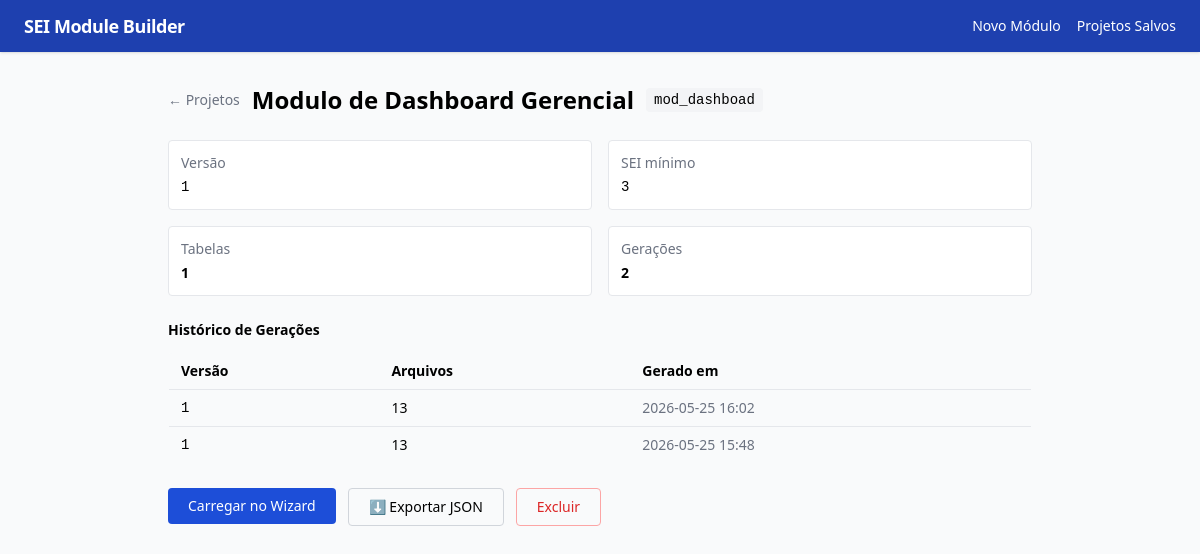
Page /projetos/1 on the earlier database version.
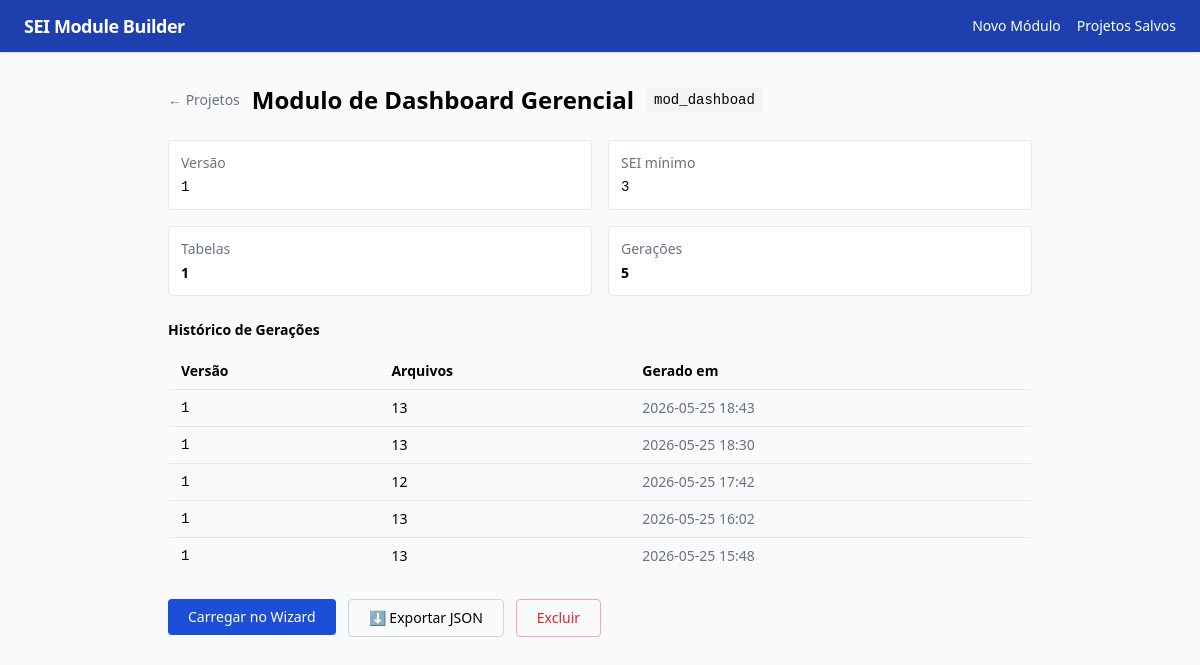
Same page on the later database version.
### tables this page shows
CREATE TABLE projetos (
    id           INTEGER PRIMARY KEY AUTOINCREMENT,
    slug         TEXT NOT NULL,
    nome         TEXT NOT NULL,
    definicao    TEXT NOT NULL,   -- JSON completo de ModuloDefinicao
    criado_em    TEXT NOT NULL,
    atualizado_em TEXT NOT NULL
);

CREATE TABLE geracoes (
    id           INTEGER PRIMARY KEY AUTOINCREMENT,
    projeto_id   INTEGER NOT NULL REFERENCES projetos(id) ON DELETE CASCADE,
    versao       TEXT NOT NULL,
    arquivos     INTEGER NOT NULL DEFAULT 0,
    gerado_em    TEXT NOT NULL
);

### main.py (the view)
@app.get("/projetos/{projeto_id}", response_class=HTMLResponse)
async def projeto_detalhe(request: Request, projeto_id: int):
    projeto = carregar_projeto(projeto_id)
    if not projeto:
        flash(request, "Projeto nÃƒÂƒÃ‚Â£o encontrado.")
        return RedirectResponse("/projetos", status_code=303)
    return templates.TemplateResponse(request, "projetos/detalhe.html", context={
        "flashes": get_flashes(request), "projeto": projeto,
    })

### templates/projetos/detalhe.html (shortened to what this page needs)
{% extends "base.html" %}
{% block content %}
<div class="flex items-center gap-3 mb-6">
  <a href="/projetos" class="text-gray-500 hover:text-gray-700 text-sm">← Projetos</a>
  <h1 class="text-2xl font-bold">{{ projeto.nome }}</h1>
  <code class="bg-gray-100 text-sm px-2 py-0.5 rounded">{{ projeto.slug }}</code>
</div>
<div class="grid grid-cols-2 gap-4 mb-6 text-sm">
  <div class="bg-white border rounded p-3">
    <p class="text-gray-500 mb-1">Versão</p>
    <p class="font-mono">{{ projeto.definicao.versao }}</p>
  </div>
  <div class="bg-white border rounded p-3">
    <p class="text-gray-500 mb-1">SEI mínimo</p>
    <p class="font-mono">{{ projeto.definicao.sei_versao_min }}</p>
  </div>
  <div class="bg-white border rounded p-3">
    <p class="text-gray-500 mb-1">Tabelas</p>
    <p class="font-bold">{{ projeto.definicao.tabelas | length }}</p>
  </div>
  <div class="bg-white border rounded p-3">
    <p class="text-gray-500 mb-1">Gerações</p>
    <p class="font-bold">{{ projeto.geracoes | length }}</p>
  </div>
</div>
{% if projeto.geracoes %}
<h2 class="font-semibold mb-3 text-sm">Histórico de Gerações</h2>
<table class="w-full text-sm border rounded overflow-hidden mb-6">
  <thead class="bg-gray-50">
    <tr>
      <th class="text-left px-3 py-2">Versão</th>
      <th class="text-left px-3 py-2">Arquivos</th>
      <th class="text-left px-3 py-2">Gerado em</th>
    </tr>
  </thead>
  <tbody>
    {% for g in projeto.geracoes %}
    <tr class="border-t">
      <td class="px-3 py-2 font-mono">{{ g.versao }}</td>
      <td class="px-3 py-2">{{ g.arquivos }}</td>
      <td class="px-3 py-2 text-gray-500">{{ g.gerado_em[:16].replace("T"," ") }}</td>
    </tr>
    {% endfor %}
  </tbody>
</table>
{% endif %}
<div class="flex gap-3 flex-wrap">
  <form method="POST" action="/projetos/{{ projeto.id }}/carregar">
    <button class="bg-blue-700 text-white px-5 py-2 rounded hover:bg-blue-800 text-sm">
      Carregar no Wizard
    </button>
  </form>
  <a href="/projetos/{{ projeto.id }}/exportar"
     class="border border-gray-300 px-5 py-2 rounded text-sm hover:bg-gray-50 flex items-center gap-1">
    ⬇ Exportar JSON
  </a>
  <form method="POST" action="/projetos/{{ projeto.id }}/excluir"
        onsubmit="return confirm('Excluir este projeto?')">
    <button class="border border-red-300 text-red-600 px-5 py-2 rounded hover:bg-red-50 text-sm">
      Excluir
    </button>
  </form>
</div>
{% endblock %}

### templates/base.html (shortened to what this page needs)
<!DOCTYPE html>
<html lang="pt-BR">
<head>
  <script src="https://cdn.tailwindcss.com"></script>
  <link rel="stylesheet" href="https://cdnjs.cloudflare.com/ajax/libs/highlight.js/11.9.0/styles/github.min.css"/>
</head>
<body class="bg-gray-50 min-h-screen">
  <nav class="bg-blue-800 text-white px-6 py-3 shadow flex items-center justify-between">
    <a href="/" class="font-bold text-lg tracking-tight">SEI Module Builder</a>
    <div class="flex gap-4 text-sm">
      <a href="/wizard/1" class="hover:text-blue-200">Novo Módulo</a>
      <a href="/projetos" class="hover:text-blue-200">Projetos Salvos</a>
    </div>
  </nav>
  <main class="max-w-4xl mx-auto py-8 px-4">
    {% block content %}{% endblock %}
  </main>
</body>
</html>

Differences in the rows shown:
added geracoes: versao "1", arquivos "13", gerado_em "2026-05-25 18:43"
added geracoes: versao "1", arquivos "13", gerado_em "2026-05-25 18:30"
added geracoes: versao "1", arquivos "12", gerado_em "2026-05-25 17:42"
Other differences:
{{ projeto.geracoes | length }}: "2" → "5"
